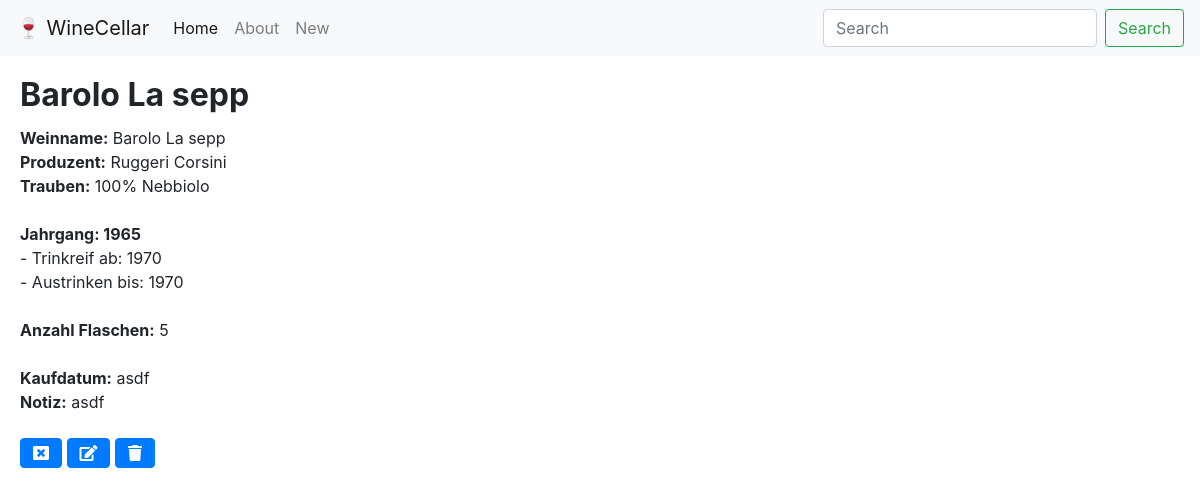
Page /wine/2 on the earlier database version.
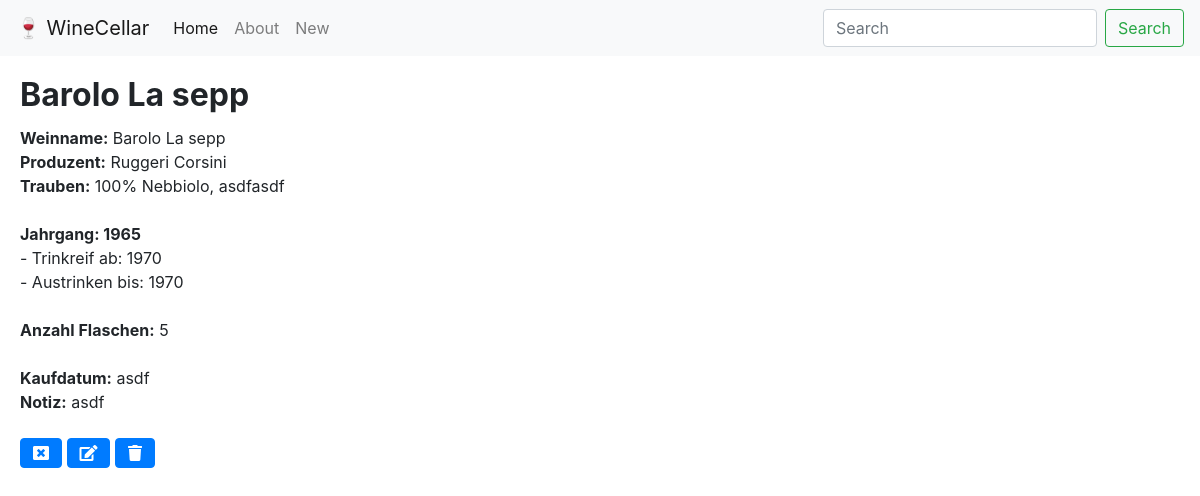
Same page on the later database version.
### wine/models.py (models this page shows)
class Wine(models.Model):
    winename = models.CharField(max_length=200)
    producer = models.CharField(max_length=200)
    grapes = models.CharField(max_length=200)
    year = models.CharField(max_length=200)
    country = models.CharField(max_length=200, null=True,)
    region = models.CharField(max_length=200, null=True,)
    purchase = models.CharField(max_length=200, null=True,)
    notes = models.CharField(max_length=400, null=True,)
    drinkfrom = models.CharField(max_length=200)
    drinkto = models.CharField(max_length=200)
    nmbrbottles = models.IntegerField()
    entrydate = models.DateTimeField('date published', null=True,)
    editdate = models.DateTimeField(null=True,)

### wine/views.py (the view)
# urls.py: path('wine/<int:pk>', WineDetailView.as_view(), name='wine_detail'),
class WineDetailView(DetailView):
    model = Wine

### wine/templates/wine/wine_detail.html (shortened to what this page needs)
{% extends "./base.html" %}
{% block content %}
  <div class="card-body">
      <h2 class="card-title"><b>{{ wine.winename }}</b></h2>
    <div class="card-text">
        <b>Weinname:</b>      {{ wine.winename }}<br>
        <b>Produzent:</b> {{ wine.producer }}<br>
        <b>Trauben:</b> {{ wine.grapes }}<br><br>
        <b>Jahrgang: {{ wine.year }}</b><br>
           - Trinkreif ab: {{ wine.drinkfrom }}<br>
           - Austrinken bis: {{ wine.drinkto }}<br>
        <br>
        <b>Anzahl Flaschen:</b> {{ wine.nmbrbottles }}<br>
      <br>
        <b>Kaufdatum:</b> {{ wine.purchase }}<br>
        <b>Notiz:</b> {{ wine.notes }}
      <br><br>
        <a href="/" class="btn btn-primary"><i class="fas fa-window-close"></i></a>
        <a href="{% url "wine_edit" wine.id %}" class="btn btn-primary"><i class="fas fa-edit"></i></a>
        <a href="{% url "wine_delete" wine.id %}" class="btn btn-primary"><i class="fas fa-trash"></i></a>
  </div>
  </div>
{% endblock %}

Differences in the rows shown:
changed Wine "Barolo La sepp": grapes "100% Nebbiolo" → "100% Nebbiolo, asdfasdf"
